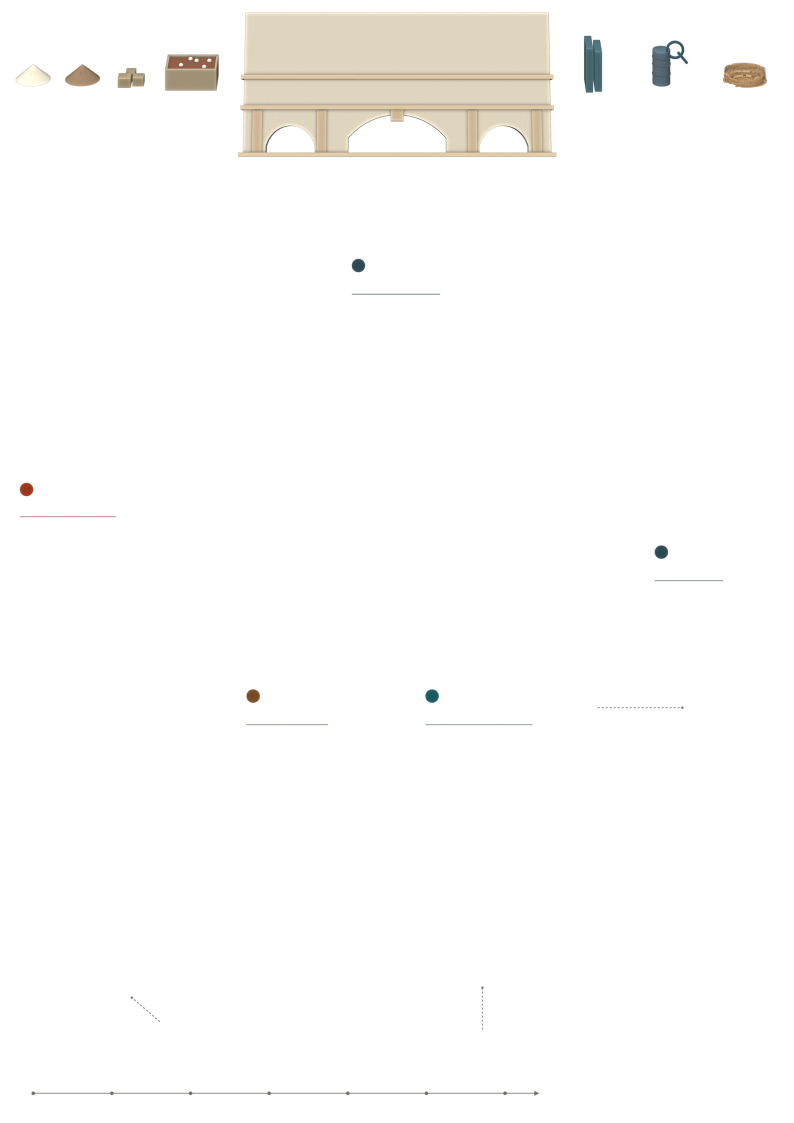
#> input picture project/narrative_benchmark_20261007/renders/narrative_v12_construction_details_overlay_pass.png, 2381 x 3367 px, given in place of map_only_2x.png, which was not available (shown at 1/3 size)
$ python itti.py renders/narrative_v12_construction_details_overlay_pass.png
#> lines starting #> are read from the running program, lines starting #| are printed output that depends on the picture
import numpy as np, sys, json
from PIL import Image
from scipy import ndimage
R='/private/tmp/claude-501/-Users-um-yunsang/73df8d3b-73af-481e-9f8b-64064c56fc53/scratchpad/nb_work/review_loop/'
M2=Image.open(R+'r11/map_only_2x.png').convert('RGB')
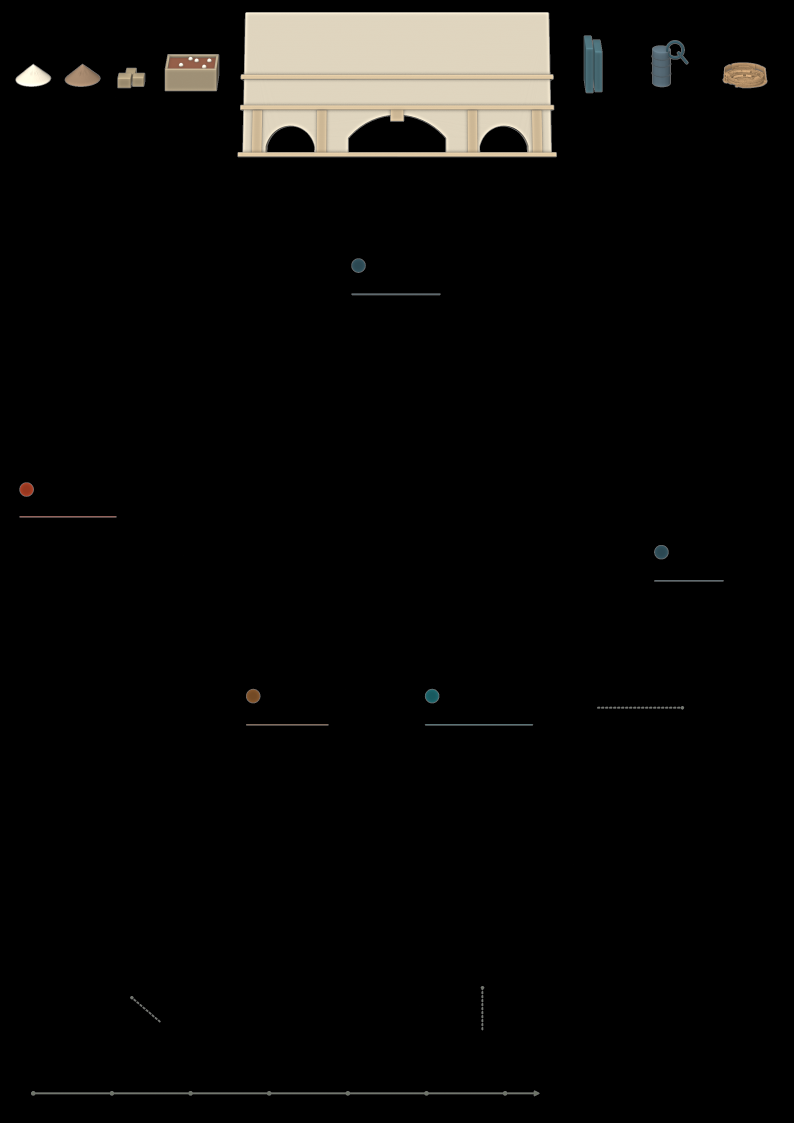
#> M2: PIL image 2381x3367 RGB (shown at 1/3 size); mean R, G, B 11.2, 10.6, 9.5
# [11 lines left out: functions lab, pyr, not called in this run]
def up(a,shape):
    zy=shape[0]/a.shape[0]; zx=shape[1]/a.shape[1]
    return ndimage.zoom(a,(zy,zx),order=1)[:shape[0],:shape[1]] if True else a
# [29 lines left out: functions N, chan, saliency, not called in this run]
if __name__=='__main__':
#> (the run stopped early here; a loop or call above may not have finished)

$ run again, on project/narrative_benchmark_20261007/renders/narrative_v1_overlay_pass.png
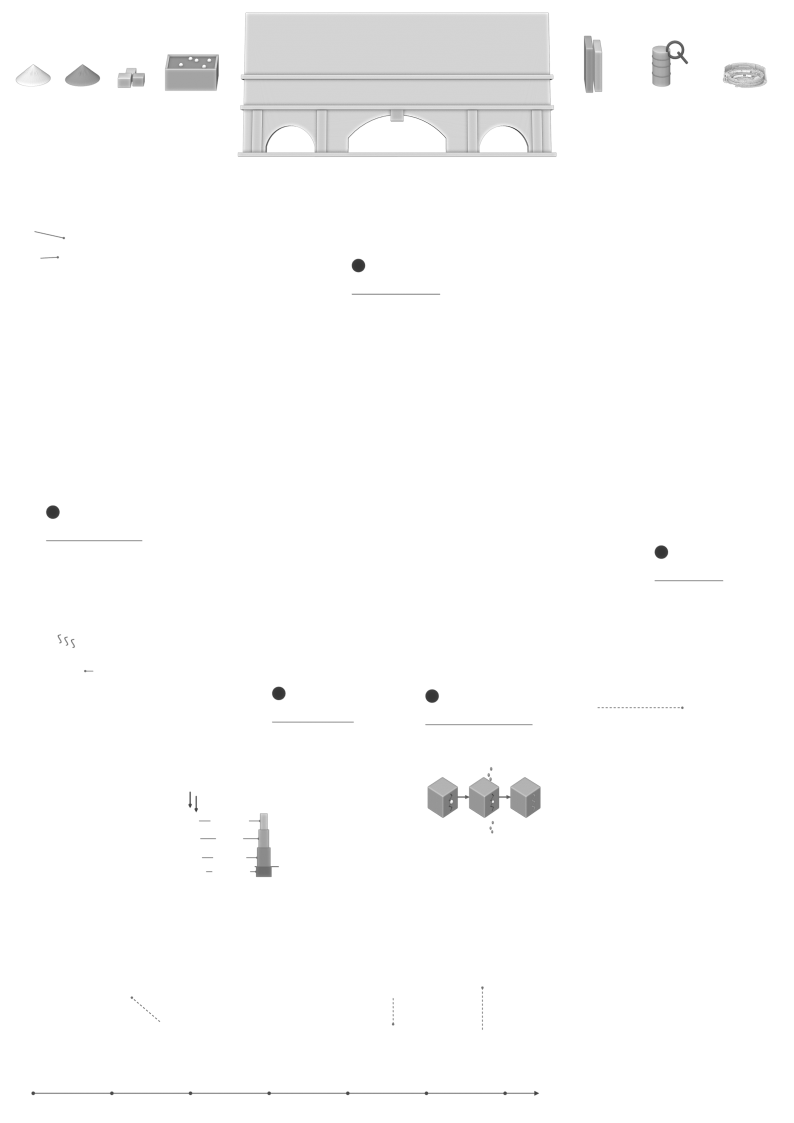
#> input picture project/narrative_benchmark_20261007/renders/narrative_v1_overlay_pass.png, 2381 x 3367 px, given in place of map_only_2x.png, which was not available (shown at 1/3 size)
#> `M2=Image.open(R+'r11/map_only_2x.png').convert('RGB')`:
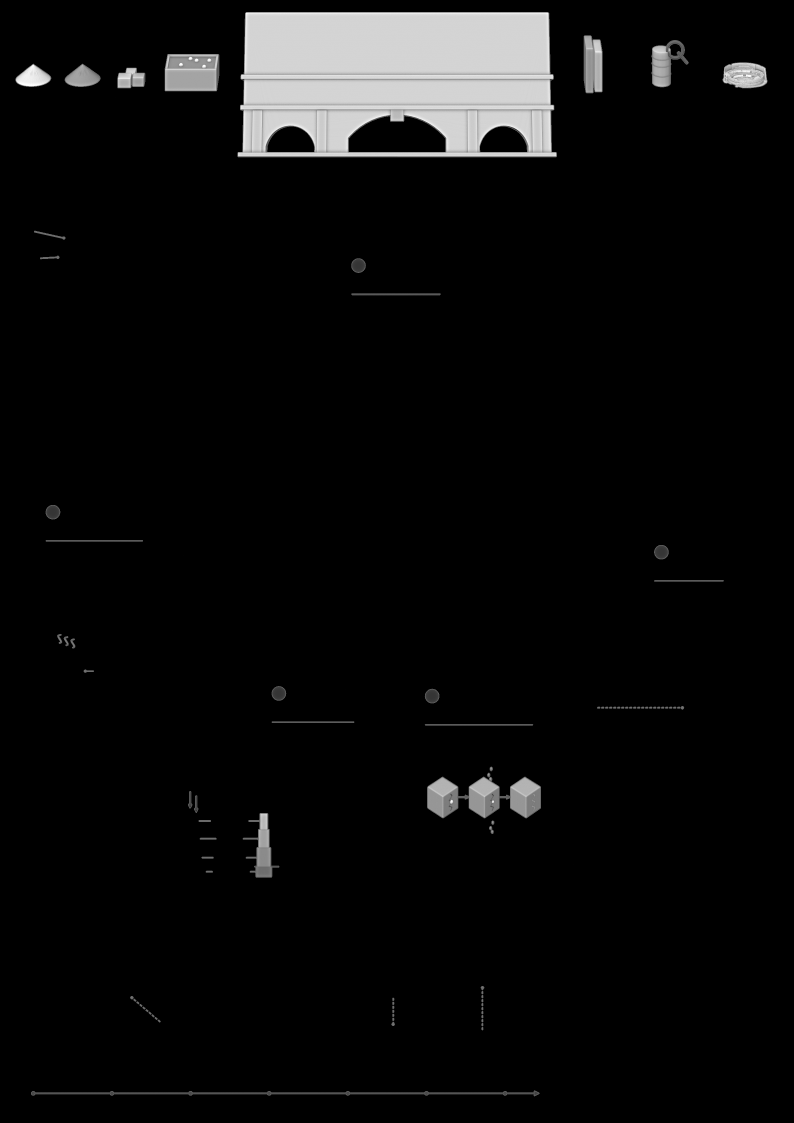
#> M2: PIL image 2381x3367 RGB (shown at 1/3 size); min 0, max 255, mean 11.6
